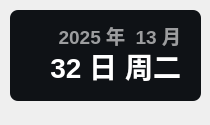
<?xml version="1.0" encoding="UTF-8"?>
<ui version="4.0">
 <class>Theme</class>
 <widget class="QWidget" name="Form">
  <property name="geometry">
   <rect>
    <x>0</x>
    <y>0</y>
    <width>210</width>
    <height>125</height>
   </rect>
  </property>
  <property name="minimumSize">
   <size>
    <width>0</width>
    <height>0</height>
   </size>
  </property>
  <property name="maximumSize">
   <size>
    <width>16777215</width>
    <height>65536</height>
   </size>
  </property>
  <property name="windowTitle">
   <string>时间</string>
  </property>
  <widget class="QLabel" name="date_text">
   <property name="geometry">
    <rect>
     <x>20</x>
     <y>20</y>
     <width>161</width>
     <height>31</height>
    </rect>
   </property>
   <property name="font">
    <font>
     <family>Microsoft YaHei UI</family>
     <pointsize>14</pointsize>
     <weight>75</weight>
     <bold>true</bold>
    </font>
   </property>
   <property name="styleSheet">
    <string notr="true">color: rgba(255, 255, 255, 150);
font-weight: bold;</string>
   </property>
   <property name="text">
    <string>2025 年  13 月</string>
   </property>
   <property name="textFormat">
    <enum>Qt::PlainText</enum>
   </property>
   <property name="alignment">
    <set>Qt::AlignRight|Qt::AlignTrailing|Qt::AlignVCenter</set>
   </property>
  </widget>
  <widget class="QLabel" name="day_text">
   <property name="geometry">
    <rect>
     <x>30</x>
     <y>40</y>
     <width>151</width>
     <height>51</height>
    </rect>
   </property>
   <property name="font">
    <font>
     <family>Microsoft YaHei UI</family>
     <pointsize>21</pointsize>
     <weight>75</weight>
     <bold>true</bold>
    </font>
   </property>
   <property name="styleSheet">
    <string notr="true">border: none;
color: rgba(255, 255, 255, 255);
font-weight: bold</string>
   </property>
   <property name="text">
    <string>32 日 周二</string>
   </property>
   <property name="textFormat">
    <enum>Qt::PlainText</enum>
   </property>
   <property name="alignment">
    <set>Qt::AlignRight|Qt::AlignTrailing|Qt::AlignVCenter</set>
   </property>
  </widget>
  <widget class="QLabel" name="backgnd">
   <property name="geometry">
    <rect>
     <x>10</x>
     <y>10</y>
     <width>191</width>
     <height>91</height>
    </rect>
   </property>
   <property name="styleSheet">
    <string notr="true">background-color: rgba(15, 18, 22, 255);
border-radius: 8px</string>
   </property>
   <property name="text">
    <string/>
   </property>
  </widget>
  <zorder>backgnd</zorder>
  <zorder>date_text</zorder>
  <zorder>day_text</zorder>
 </widget>
 <resources/>
 <connections/>
</ui>
